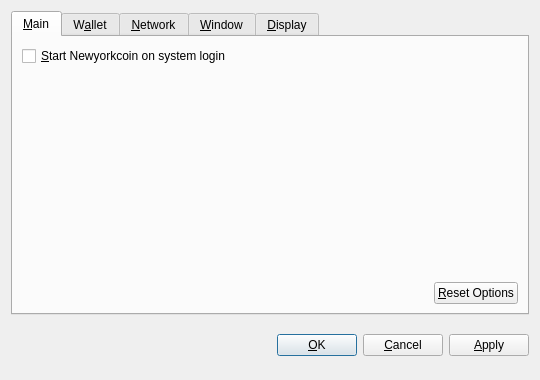
<?xml version="1.0" encoding="UTF-8"?>
<ui version="4.0">
 <class>OptionsDialog</class>
 <widget class="QDialog" name="OptionsDialog">
  <property name="geometry">
   <rect>
    <x>0</x>
    <y>0</y>
    <width>540</width>
    <height>380</height>
   </rect>
  </property>
  <property name="windowTitle">
   <string>Options</string>
  </property>
  <property name="modal">
   <bool>true</bool>
  </property>
  <layout class="QVBoxLayout" name="verticalLayout">
   <item>
    <widget class="QTabWidget" name="tabWidget">
     <property name="tabPosition">
      <enum>QTabWidget::North</enum>
     </property>
     <property name="currentIndex">
      <number>0</number>
     </property>
     <widget class="QWidget" name="tabMain">
      <attribute name="title">
       <string>&amp;Main</string>
      </attribute>
      <layout class="QVBoxLayout" name="verticalLayout_Main">
       <item>
        <widget class="QCheckBox" name="bitcoinAtStartup">
         <property name="toolTip">
          <string>Automatically start Newyorkcoin after logging in to the system.</string>
         </property>
         <property name="text">
          <string>&amp;Start Newyorkcoin on system login</string>
         </property>
        </widget>
       </item>
       <item>
        <spacer name="verticalSpacer_Main">
         <property name="orientation">
          <enum>Qt::Vertical</enum>
         </property>
         <property name="sizeHint" stdset="0">
          <size>
           <width>20</width>
           <height>40</height>
          </size>
         </property>
        </spacer>
       </item>
       <item>
        <layout class="QHBoxLayout" name="horizontalLayout_2_Main">
         <item>
          <spacer name="horizontalSpacer_2_Main">
           <property name="orientation">
            <enum>Qt::Horizontal</enum>
           </property>
           <property name="sizeHint" stdset="0">
            <size>
             <width>40</width>
             <height>20</height>
            </size>
           </property>
          </spacer>
         </item>
         <item>
          <widget class="QPushButton" name="resetButton">
           <property name="toolTip">
            <string>Reset all client options to default.</string>
           </property>
           <property name="text">
            <string>&amp;Reset Options</string>
           </property>
           <property name="autoDefault">
            <bool>false</bool>
           </property>
          </widget>
         </item>
        </layout>
       </item>
      </layout>
     </widget>
     <widget class="QWidget" name="tabWallet">
      <attribute name="title">
       <string>W&amp;allet</string>
      </attribute>
      <layout class="QVBoxLayout" name="verticalLayout_Network">
       <item>
        <widget class="QLabel" name="transactionFeeInfoLabel">
         <property name="text">
          <string>Optional transaction fee per kB that helps make sure your transactions are processed quickly. Most transactions are 1 kB.</string>
         </property>
         <property name="textFormat">
          <enum>Qt::PlainText</enum>
         </property>
         <property name="wordWrap">
          <bool>true</bool>
         </property>
        </widget>
       </item>
       <item>
        <layout class="QHBoxLayout" name="horizontalLayout_1_Main">
         <item>
          <widget class="QLabel" name="transactionFeeLabel">
           <property name="text">
            <string>Pay transaction &amp;fee</string>
           </property>
           <property name="textFormat">
            <enum>Qt::PlainText</enum>
           </property>
           <property name="buddy">
            <cstring>transactionFee</cstring>
           </property>
          </widget>
         </item>
         <item>
          <widget class="BitcoinAmountField" name="transactionFee"/>
         </item>
         <item>
          <spacer name="horizontalSpacer_1_Main">
           <property name="orientation">
            <enum>Qt::Horizontal</enum>
           </property>
           <property name="sizeHint" stdset="0">
            <size>
             <width>40</width>
             <height>20</height>
            </size>
           </property>
          </spacer>
         </item>
        </layout>
       </item>
       <item>
        <widget class="QLabel" name="label">
         <property name="text">
          <string>If you disable the spending of unconfirmed change, the change from a transaction cannot be used until that transaction has at least one confirmation. This also affects how your balance is computed.</string>
         </property>
         <property name="wordWrap">
          <bool>true</bool>
         </property>
        </widget>
       </item>
       <item>
        <widget class="QCheckBox" name="spendZeroConfChange">
         <property name="text">
          <string>Spend unconfirmed change  (experts only)</string>
         </property>
        </widget>
       </item>
       <item>
        <spacer name="verticalSpacer">
         <property name="orientation">
          <enum>Qt::Vertical</enum>
         </property>
         <property name="sizeHint" stdset="0">
          <size>
           <width>20</width>
           <height>40</height>
          </size>
         </property>
        </spacer>
       </item>
      </layout>
     </widget>
     <widget class="QWidget" name="tabNetwork">
      <attribute name="title">
       <string>&amp;Network</string>
      </attribute>
      <layout class="QVBoxLayout" name="verticalLayout_Network">
       <item>
        <widget class="QCheckBox" name="mapPortUpnp">
         <property name="toolTip">
          <string>Automatically open the Newyorkcoin client port on the router. This only works when your router supports UPnP and it is enabled.</string>
         </property>
         <property name="text">
          <string>Map port using &amp;UPnP</string>
         </property>
        </widget>
       </item>
       <item>
        <widget class="QCheckBox" name="connectSocks">
         <property name="toolTip">
          <string>Connect to the Newyorkcoin network through a SOCKS proxy (e.g. when connecting through Tor).</string>
         </property>
         <property name="text">
          <string>&amp;Connect through SOCKS proxy:</string>
         </property>
        </widget>
       </item>
       <item>
        <layout class="QHBoxLayout" name="horizontalLayout_Network">
         <item>
          <widget class="QLabel" name="proxyIpLabel">
           <property name="text">
            <string>Proxy &amp;IP:</string>
           </property>
           <property name="textFormat">
            <enum>Qt::PlainText</enum>
           </property>
           <property name="buddy">
            <cstring>proxyIp</cstring>
           </property>
          </widget>
         </item>
         <item>
          <widget class="QValidatedLineEdit" name="proxyIp">
           <property name="maximumSize">
            <size>
             <width>140</width>
             <height>16777215</height>
            </size>
           </property>
           <property name="toolTip">
            <string>IP address of the proxy (e.g. 127.0.0.1)</string>
           </property>
          </widget>
         </item>
         <item>
          <widget class="QLabel" name="proxyPortLabel">
           <property name="text">
            <string>&amp;Port:</string>
           </property>
           <property name="textFormat">
            <enum>Qt::PlainText</enum>
           </property>
           <property name="buddy">
            <cstring>proxyPort</cstring>
           </property>
          </widget>
         </item>
         <item>
          <widget class="QLineEdit" name="proxyPort">
           <property name="maximumSize">
            <size>
             <width>55</width>
             <height>16777215</height>
            </size>
           </property>
           <property name="toolTip">
            <string>Port of the proxy (e.g. 9050)</string>
           </property>
          </widget>
         </item>
         <item>
          <widget class="QLabel" name="socksVersionLabel">
           <property name="text">
            <string>SOCKS &amp;Version:</string>
           </property>
           <property name="textFormat">
            <enum>Qt::PlainText</enum>
           </property>
           <property name="buddy">
            <cstring>socksVersion</cstring>
           </property>
          </widget>
         </item>
         <item>
          <widget class="QValueComboBox" name="socksVersion">
           <property name="toolTip">
            <string>SOCKS version of the proxy (e.g. 5)</string>
           </property>
          </widget>
         </item>
         <item>
          <spacer name="horizontalSpacer_Network">
           <property name="orientation">
            <enum>Qt::Horizontal</enum>
           </property>
           <property name="sizeHint" stdset="0">
            <size>
             <width>40</width>
             <height>20</height>
            </size>
           </property>
          </spacer>
         </item>
        </layout>
       </item>
       <item>
        <spacer name="verticalSpacer_Network">
         <property name="orientation">
          <enum>Qt::Vertical</enum>
         </property>
         <property name="sizeHint" stdset="0">
          <size>
           <width>20</width>
           <height>40</height>
          </size>
         </property>
        </spacer>
       </item>
      </layout>
     </widget>
     <widget class="QWidget" name="tabWindow">
      <attribute name="title">
       <string>&amp;Window</string>
      </attribute>
      <layout class="QVBoxLayout" name="verticalLayout_Window">
       <item>
        <widget class="QCheckBox" name="minimizeToTray">
         <property name="toolTip">
          <string>Show only a tray icon after minimizing the window.</string>
         </property>
         <property name="text">
          <string>&amp;Minimize to the tray instead of the taskbar</string>
         </property>
        </widget>
       </item>
       <item>
        <widget class="QCheckBox" name="minimizeOnClose">
         <property name="toolTip">
          <string>Minimize instead of exit the application when the window is closed. When this option is enabled, the application will be closed only after selecting Quit in the menu.</string>
         </property>
         <property name="text">
          <string>M&amp;inimize on close</string>
         </property>
        </widget>
       </item>
       <item>
        <spacer name="verticalSpacer_Window">
         <property name="orientation">
          <enum>Qt::Vertical</enum>
         </property>
         <property name="sizeHint" stdset="0">
          <size>
           <width>20</width>
           <height>40</height>
          </size>
         </property>
        </spacer>
       </item>
      </layout>
     </widget>
     <widget class="QWidget" name="tabDisplay">
      <attribute name="title">
       <string>&amp;Display</string>
      </attribute>
      <layout class="QVBoxLayout" name="verticalLayout_Display">
       <item>
        <layout class="QHBoxLayout" name="horizontalLayout_1_Display">
         <item>
          <widget class="QLabel" name="langLabel">
           <property name="text">
            <string>User Interface &amp;language:</string>
           </property>
           <property name="textFormat">
            <enum>Qt::PlainText</enum>
           </property>
           <property name="buddy">
            <cstring>lang</cstring>
           </property>
          </widget>
         </item>
         <item>
          <widget class="QValueComboBox" name="lang">
           <property name="toolTip">
            <string>The user interface language can be set here. This setting will take effect after restarting Newyorkcoin.</string>
           </property>
          </widget>
         </item>
        </layout>
       </item>
       <item>
        <layout class="QHBoxLayout" name="horizontalLayout_2_Display">
         <item>
          <widget class="QLabel" name="unitLabel">
           <property name="text">
            <string>&amp;Unit to show amounts in:</string>
           </property>
           <property name="textFormat">
            <enum>Qt::PlainText</enum>
           </property>
           <property name="buddy">
            <cstring>unit</cstring>
           </property>
          </widget>
         </item>
         <item>
          <widget class="QValueComboBox" name="unit">
           <property name="toolTip">
            <string>Choose the default subdivision unit to show in the interface and when sending coins.</string>
           </property>
          </widget>
         </item>
        </layout>
       </item>
       <item>
        <widget class="QCheckBox" name="displayAddresses">
         <property name="toolTip">
          <string>Whether to show Newyorkcoin addresses in the transaction list or not.</string>
         </property>
         <property name="text">
          <string>&amp;Display addresses in transaction list</string>
         </property>
        </widget>
       </item>
       <item>
        <widget class="QCheckBox" name="coinControlFeatures">
         <property name="toolTip">
          <string>Whether to show coin control features or not.</string>
         </property>
         <property name="text">
          <string>Display coin &amp;control features (experts only!)</string>
         </property>
        </widget>
       </item>
       <item>
        <spacer name="verticalSpacer_Display">
         <property name="orientation">
          <enum>Qt::Vertical</enum>
         </property>
         <property name="sizeHint" stdset="0">
          <size>
           <width>20</width>
           <height>40</height>
          </size>
         </property>
        </spacer>
       </item>
      </layout>
     </widget>
    </widget>
   </item>
   <item>
    <layout class="QHBoxLayout" name="horizontalLayout_Buttons">
     <item>
      <spacer name="horizontalSpacer_1">
       <property name="orientation">
        <enum>Qt::Horizontal</enum>
       </property>
       <property name="sizeHint" stdset="0">
        <size>
         <width>40</width>
         <height>48</height>
        </size>
       </property>
      </spacer>
     </item>
     <item>
      <widget class="QLabel" name="statusLabel">
       <property name="font">
        <font>
         <weight>75</weight>
         <bold>true</bold>
        </font>
       </property>
       <property name="text">
        <string/>
       </property>
       <property name="textFormat">
        <enum>Qt::PlainText</enum>
       </property>
       <property name="wordWrap">
        <bool>true</bool>
       </property>
      </widget>
     </item>
     <item>
      <spacer name="horizontalSpacer_2">
       <property name="orientation">
        <enum>Qt::Horizontal</enum>
       </property>
       <property name="sizeHint" stdset="0">
        <size>
         <width>40</width>
         <height>48</height>
        </size>
       </property>
      </spacer>
     </item>
     <item>
      <widget class="QPushButton" name="okButton">
       <property name="text">
        <string>&amp;OK</string>
       </property>
      </widget>
     </item>
     <item>
      <widget class="QPushButton" name="cancelButton">
       <property name="text">
        <string>&amp;Cancel</string>
       </property>
       <property name="autoDefault">
        <bool>false</bool>
       </property>
      </widget>
     </item>
     <item>
      <widget class="QPushButton" name="applyButton">
       <property name="text">
        <string>&amp;Apply</string>
       </property>
       <property name="autoDefault">
        <bool>false</bool>
       </property>
      </widget>
     </item>
    </layout>
   </item>
  </layout>
 </widget>
 <customwidgets>
  <customwidget>
   <class>BitcoinAmountField</class>
   <extends>QSpinBox</extends>
   <header>bitcoinamountfield.h</header>
  </customwidget>
  <customwidget>
   <class>QValueComboBox</class>
   <extends>QComboBox</extends>
   <header>qvaluecombobox.h</header>
  </customwidget>
  <customwidget>
   <class>QValidatedLineEdit</class>
   <extends>QLineEdit</extends>
   <header>qvalidatedlineedit.h</header>
  </customwidget>
 </customwidgets>
 <resources/>
 <connections/>
</ui>
